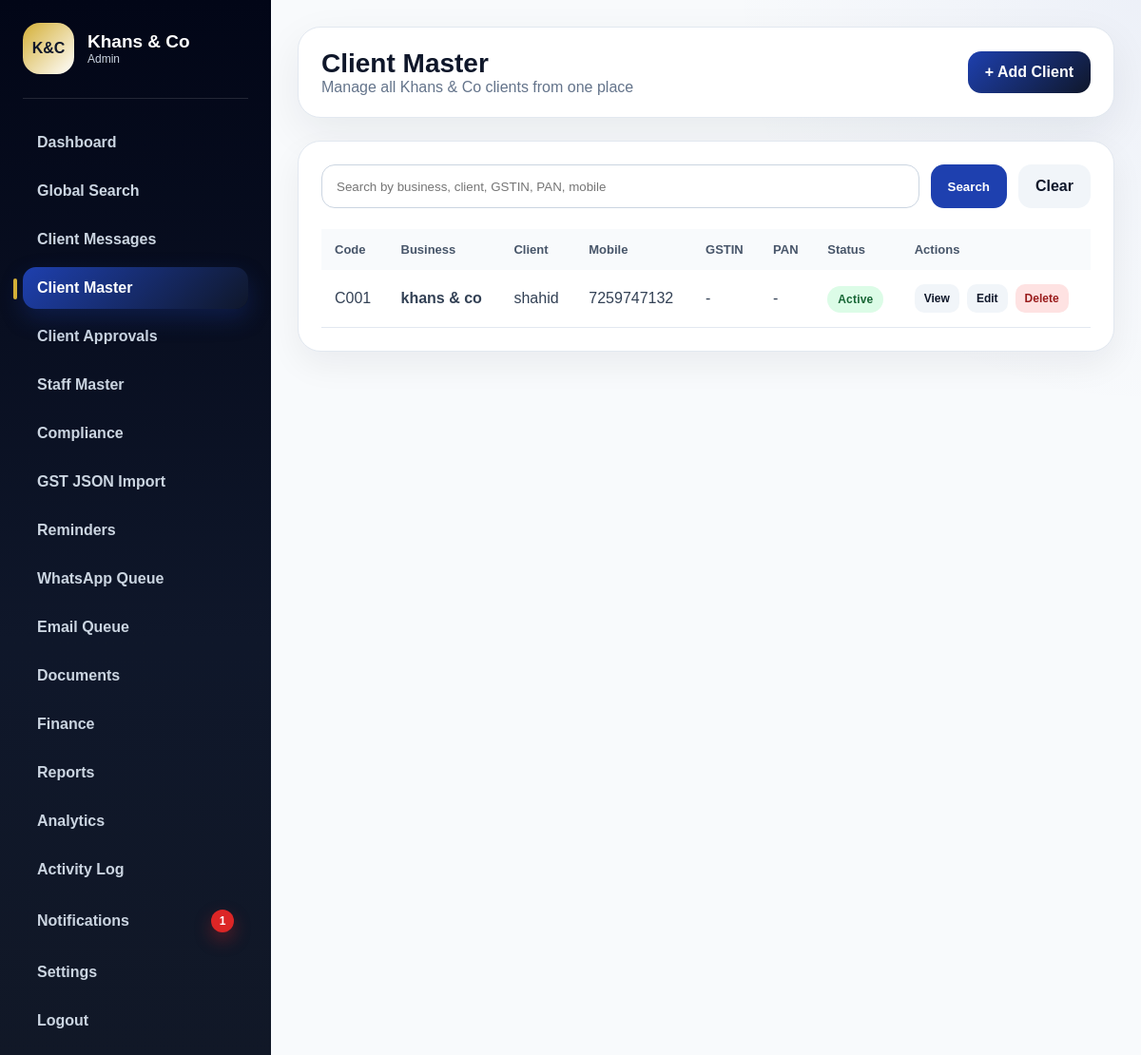
Before: /admin/clients (signed in) with the older database file.
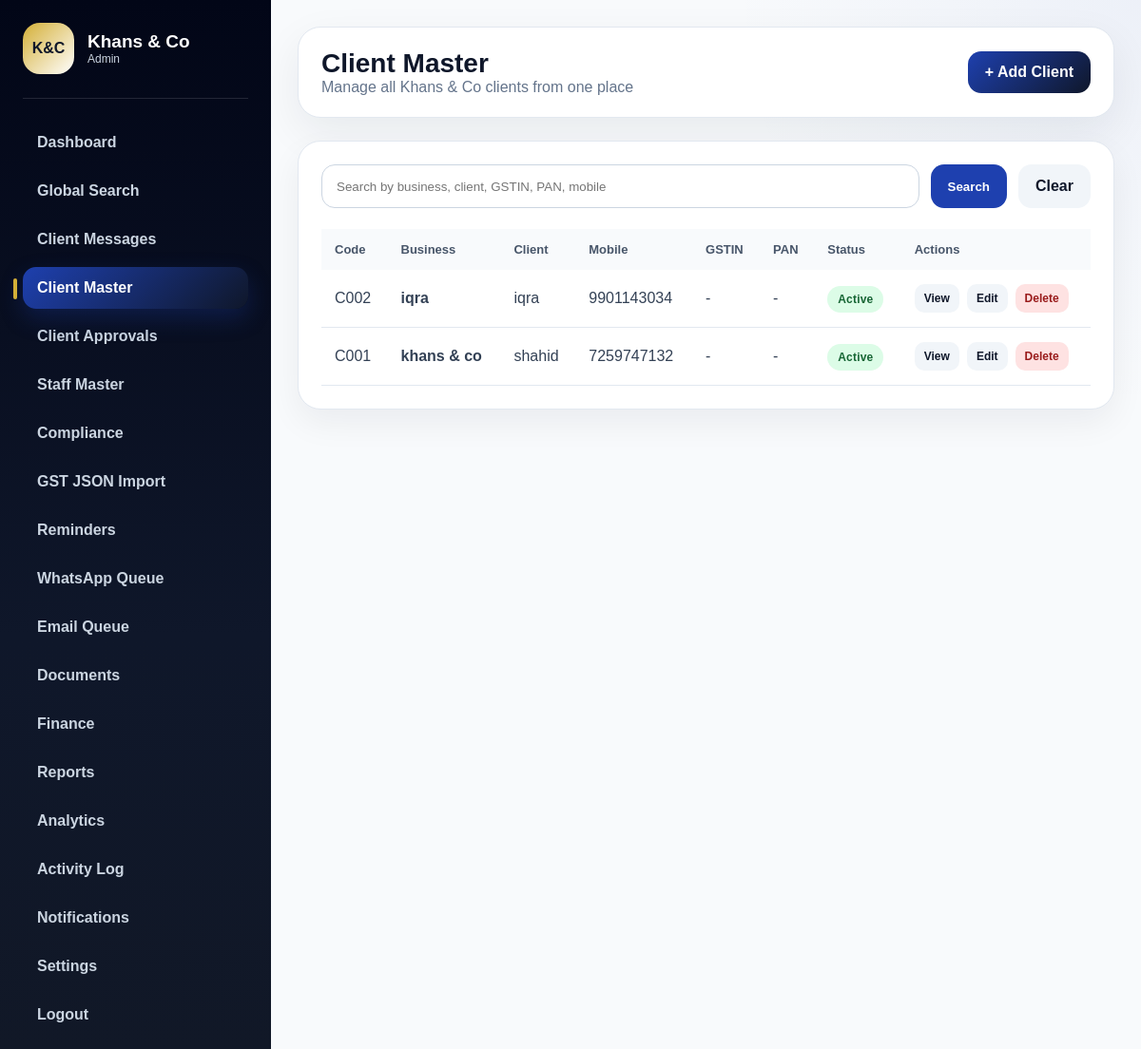
After: the same page with the newer database file.
### app/database/models.py (models this page shows)
class Client(db.Model):
    __tablename__ = "clients"
    id = db.Column(db.Integer, primary_key=True)
    client_code = db.Column(db.String(30), unique=True, nullable=False, index=True)
    business_name = db.Column(db.String(150), nullable=False)
    client_name = db.Column(db.String(120), nullable=False)
    mobile = db.Column(db.String(20), nullable=True)
    email = db.Column(db.String(150), nullable=True)
    gstin = db.Column(db.String(20), nullable=True, index=True)
    pan = db.Column(db.String(20), nullable=True, index=True)
    constitution = db.Column(db.String(80), nullable=True)
    registration_type = db.Column(db.String(80), nullable=True)
    return_frequency = db.Column(db.String(40), nullable=True)
    address = db.Column(db.Text, nullable=True)
    city = db.Column(db.String(80), nullable=True)
    state = db.Column(db.String(80), nullable=True)
    pincode = db.Column(db.String(10), nullable=True)
    status = db.Column(db.String(30), nullable=False, default="active")
    assigned_staff = db.Column(db.String(120), nullable=True)
    created_at = db.Column(db.DateTime, default=datetime.utcnow)
    documents = db.relationship("ClientDocument", backref="client", cascade="all, delete-orphan")

### app/admin/client_routes.py (the view, shortened to what this page needs)
@admin_bp.route("/clients")
@require_client_management
def clients():
    if not admin_required():
        return redirect(url_for("auth.login"))
    search = request.args.get("search", "").strip()
    query = Client.query
    clients = query.order_by(Client.id.desc()).all()
    return render_template("admin/clients.html", clients=clients, search=search)

### app/__init__.py (called while the page is built)
def create_app():
    app = Flask(__name__, template_folder="templates", static_folder="static")
    app.config.from_object(Config)
    db.init_app(app)
    migrate.init_app(app, db)
    init_validation_hooks(app)
    @app.context_processor
    def inject_notification_count():
        try:
            unread_notifications_count = Notification.query.filter_by(is_read=False).count()
        except Exception:
            unread_notifications_count = 0
        return dict(unread_notifications_count=unread_notifications_count)
    from app.auth.routes import auth_bp
    from app.admin.routes import admin_bp
    from app.client.routes import client_bp
    app.register_blueprint(auth_bp)
    app.register_blueprint(admin_bp)
    app.register_blueprint(client_bp)
    return app

### app/admin/client_routes.py (called while the page is built)
def admin_required():
    return session.get("user_role") == "admin"

### app/utils/permissions.py (called while the page is built)
def can_manage_clients(session):
    return session.get("user_role") in [
        ROLE_SUPER_ADMIN,
        ROLE_ADMIN,
        ROLE_PARTNER,
        ROLE_MANAGER
    ]

### app/utils/validation_hooks.py (called while the page is built, shortened)
def init_validation_hooks(app):
    @app.before_request
    def validate_common_form_fields():
        if request.method != "POST":
            return None

### app/templates/admin/clients.html (shortened to what this page needs)
{% extends "shared/base.html" %}
{% block body %}
<div class="app-layout">
    {% include "shared/admin_sidebar.html" %}
    <main class="main">
        <header class="topbar">
            <div>
                <h1>Client Master</h1>
                <p>Manage all Khans & Co clients from one place</p>
            </div>
            <a class="top-action" href="{{ url_for('admin.add_client') }}">+ Add Client</a>
        </header>
        <section class="panel">
            <form method="GET" class="client-search">
                <input type="text" name="search" value="{{ search }}" placeholder="Search by business, client, GSTIN, PAN, mobile">
                <button type="submit">Search</button>
                <a href="{{ url_for('admin.clients') }}">Clear</a>
            </form>
            <div class="table-wrap">
                <table class="enterprise-table">
                    <thead>
                        <tr>
                            <th>Code</th>
                            <th>Business</th>
                            <th>Client</th>
                            <th>Mobile</th>
                            <th>GSTIN</th>
                            <th>PAN</th>
                            <th>Status</th>
                            <th>Actions</th>
                        </tr>
                    </thead>
                    <tbody>
                        {% for client in clients %}
                        <tr>
                            <td>{{ client.client_code }}</td>
                            <td><strong>{{ client.business_name }}</strong></td>
                            <td>{{ client.client_name }}</td>
                            <td>{{ client.mobile }}</td>
                            <td>{{ client.gstin or "-" }}</td>
                            <td>{{ client.pan or "-" }}</td>
                            <td><span class="badge {{ client.status }}">{{ client.status }}</span></td>
                            <td>
                                <div class="action-links">
                                    <a href="{{ url_for('admin.view_client', client_id=client.id) }}">View</a>
                                    <a href="{{ url_for('admin.edit_client', client_id=client.id) }}">Edit</a>
                                    <form method="POST" action="{{ url_for('admin.delete_client', client_id=client.id) }}" onsubmit="return confirm('Delete this client?');">
                                        <button type="submit">Delete</button>
                                    </form>
                                </div>
                            </td>
                        </tr>
                        {% else %}
                        <tr>
                            <td colspan="8" class="empty">No clients found. Add your first client.</td>
                        </tr>
                        {% endfor %}
                    </tbody>
                </table>
            </div>
        </section>
    </main>
</div>
{% endblock %}

Changed rows visible on the page:
added Client: client_code "C002", business_name "iqra", client_name "iqra", mobile "9901143034", gstin "-", pan "-", status "Active"
Other visible differences:
{{ unread_notifications_count }}: "1" → (not shown)
